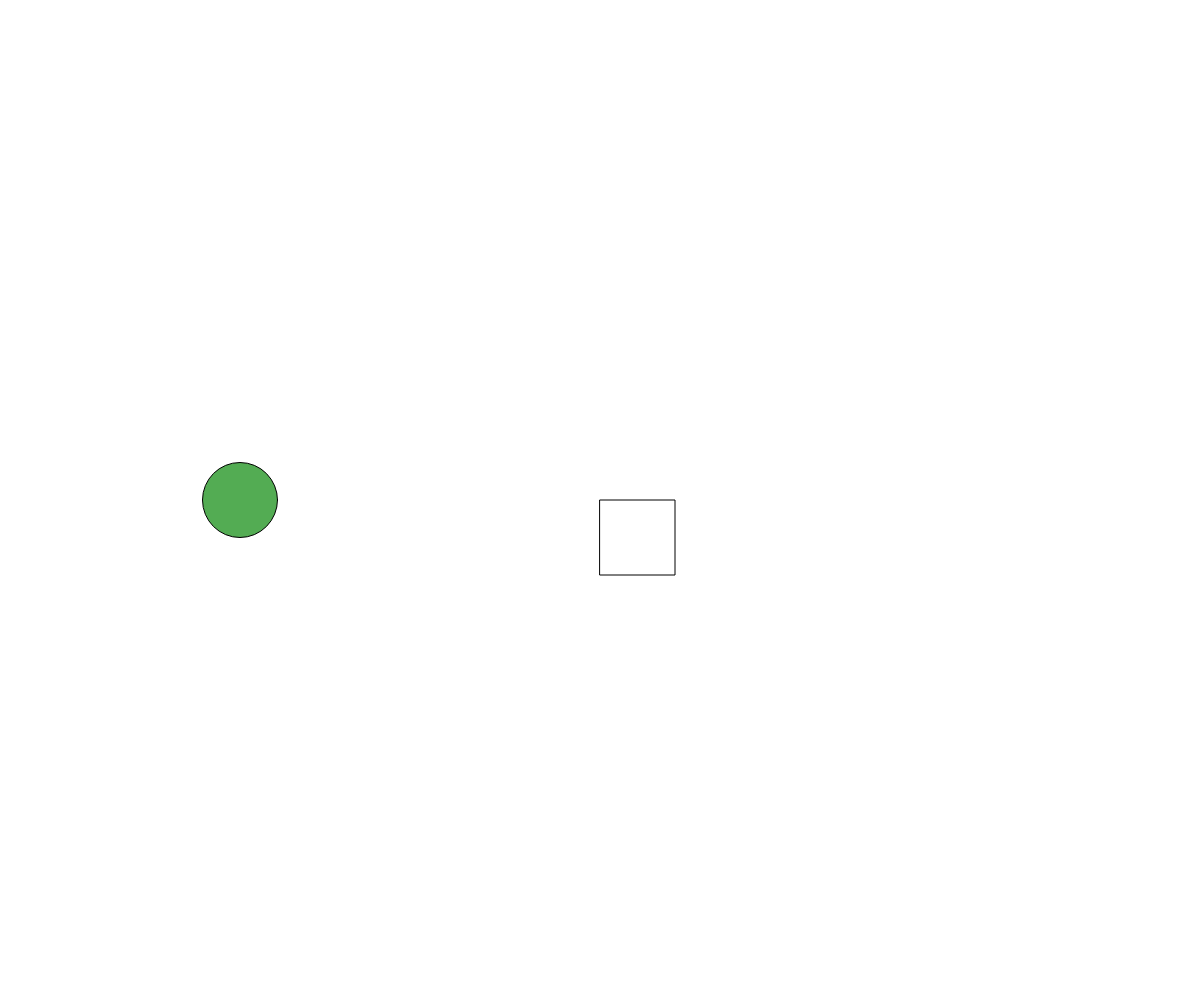
Frame 1 (no input)
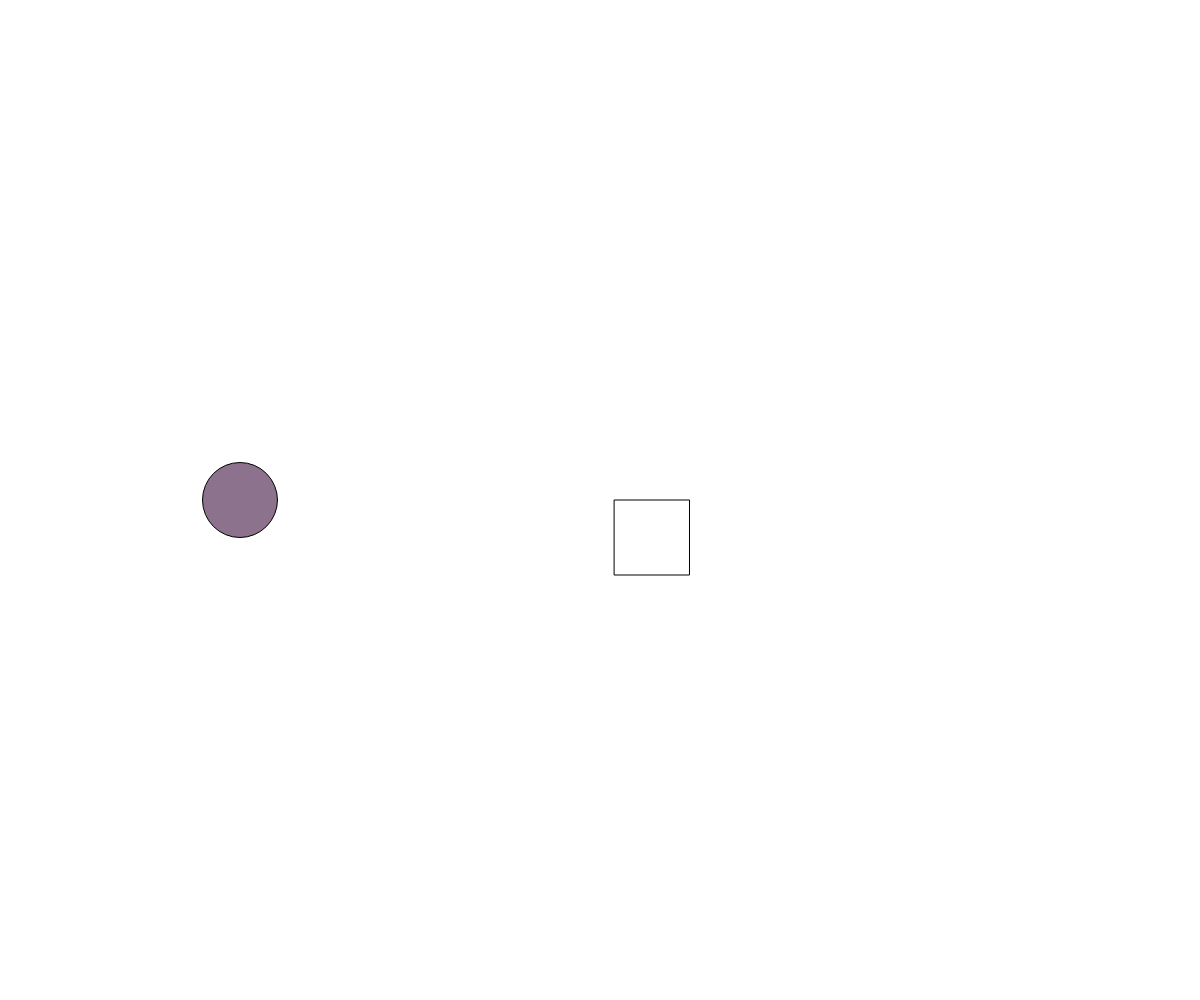
Frame 60 (no input)
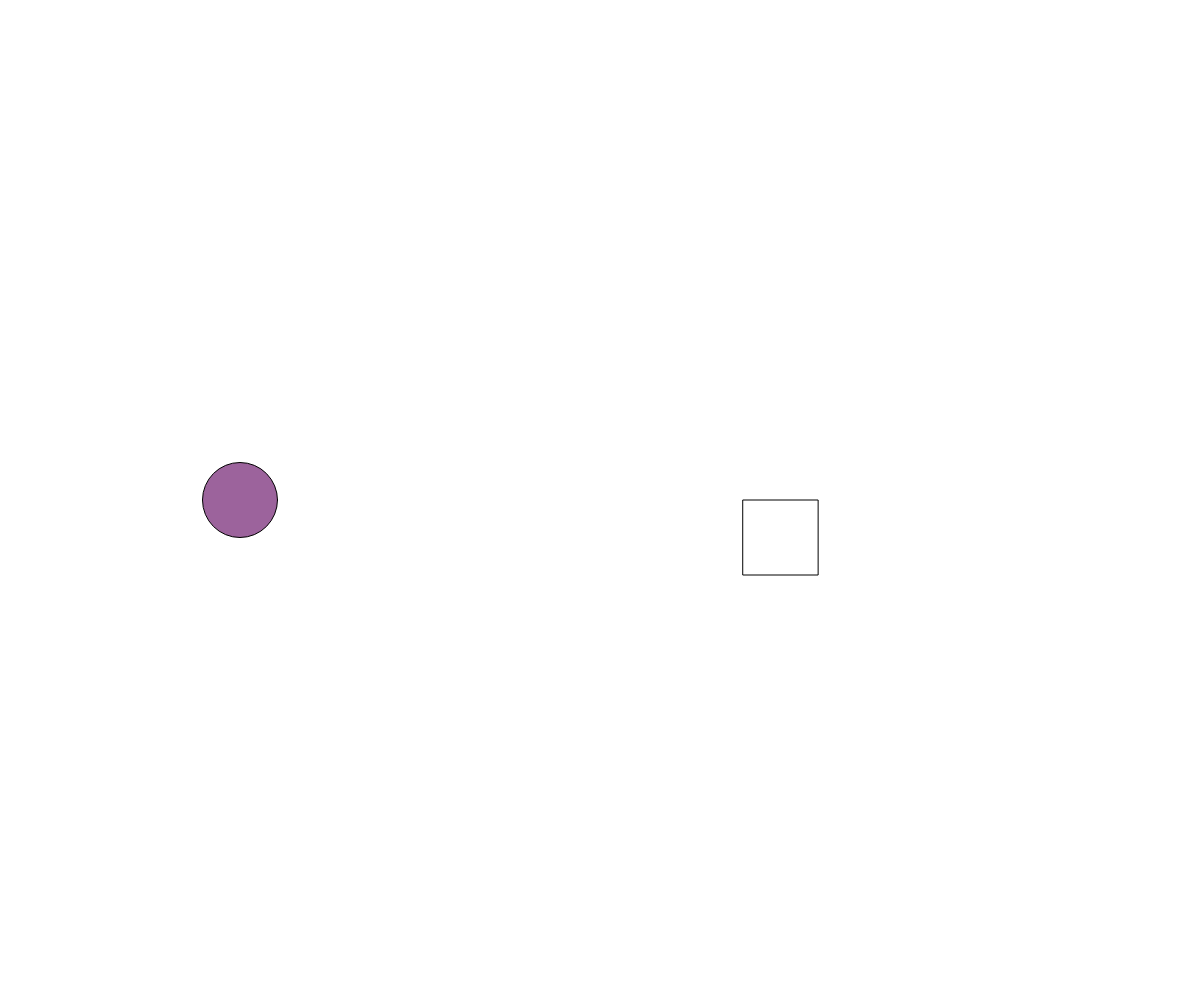
Frame 120 (the mouse pressed at the canvas centre since frame 60)

The p5.js sketch that drew these frames (run headless with seeded random() and noise() and a simulated clock; from frame 60 on, the mouse is pressed at the canvas centre):

// p5.js sketch
// ── sketch.js
//Perlin Noise
//Eric Friesen
//May 13TH


let squareX;
let t = 999;
let tSpeed = 0.01;
let squareTime;
let squareSpeed = 0.1;

function setup() {
  createCanvas(windowWidth, windowHeight);
  squareX = width/2;
  squareTime = random(100);
}

function draw() {
  background(255);
  colorCircle();
  moveSquare();
}

function colorCircle(){
  //fill(random(0,255), random(0,255), random(0,255));

  let currentColor = noise(t)*255;
  fill(currentColor, 255-currentColor, currentColor);
  t += tSpeed;
  circle(width*0.2, height/2, 75);
}

function moveSquare(){
  fill(255);
  //squareX += random(-15,15);
  
  let xSpeed = noise(squareTime);
  squareTime += squareSpeed;
  xSpeed = map(xSpeed, 0,1, -15, 15);
  squareX += xSpeed;
  squareX = constrain(squareX, width/2, width*0.8);
  square(squareX, height/2,75);
}
